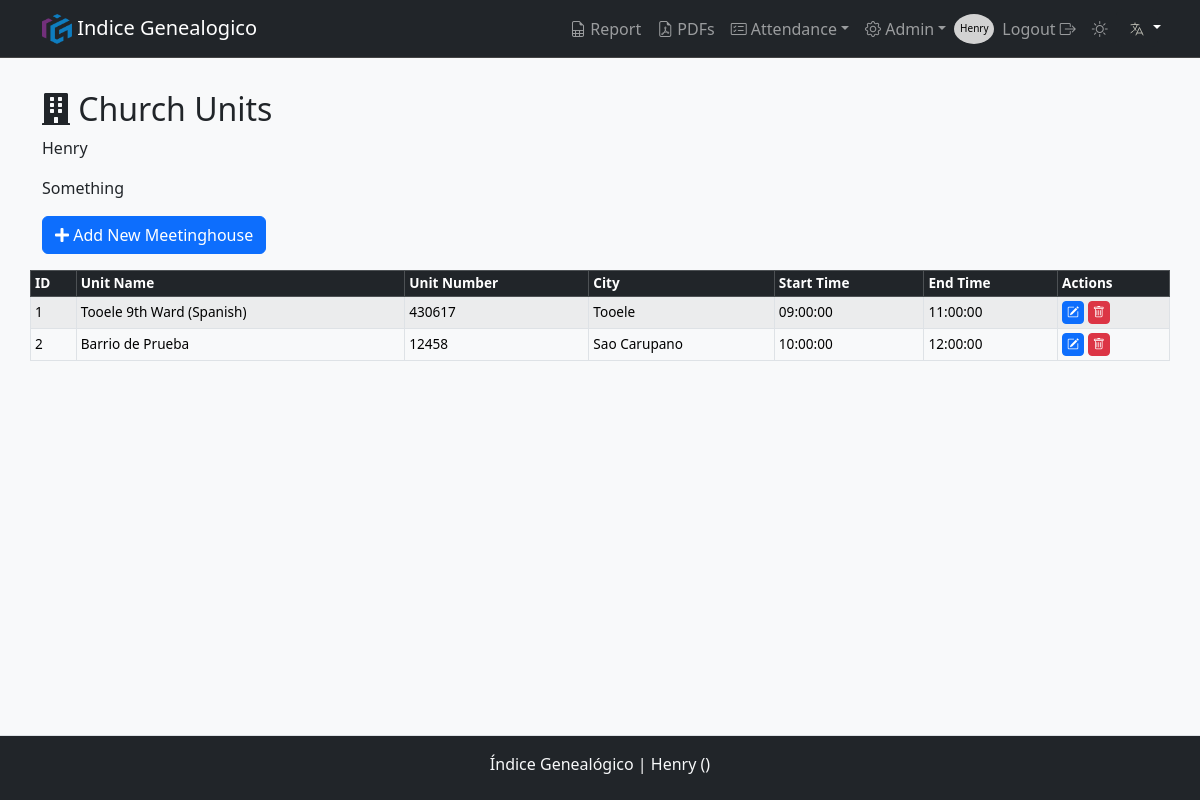
The app's page /meeting_centers/ (signed in) with its own data.
### models.py (models this page shows, shortened)
class User(db.Model, UserMixin):
    __tablename__ = 'users'
    id                = db.Column(db.Integer, primary_key=True)
    username          = db.Column(db.String(80), nullable=False, unique=True)
    email             = db.Column(db.String(120), unique=True)
    name              = db.Column(db.String(20), nullable=False)
    lastname          = db.Column(db.String(20), nullable=False)
    password_hash     = db.Column(db.String(128), nullable=False)
    role              = db.Column(db.String(10), nullable=False, default='User')  # Puede ser 'Owner', 'Admin', 'User'
    is_active         = db.Column(db.Boolean, default=True)
    meeting_center_id = db.Column(db.Integer, db.ForeignKey('meeting_center.id'), nullable=False)  # Clave foránea
    organization_id   = db.Column(db.Integer, db.ForeignKey('organization.id'), nullable=False)  # Clave foránea

class MeetingCenter(db.Model):
    __tablename__ = 'meeting_center'
    id                 = db.Column(db.Integer, primary_key=True)
    unit_number        = db.Column(db.Integer, unique=True, nullable=False)
    name               = db.Column(db.String(50), nullable=False)
    short_name         = db.Column(db.String(20), nullable=False)
    city               = db.Column(db.String(50), nullable=True)
    start_time         = db.Column(db.Time, nullable=True)
    end_time           = db.Column(db.Time, nullable=True)
    is_restricted      = db.Column(db.Boolean, default=False)
    grace_period_hours = db.Column(db.Integer, nullable=True, default=0)
    attendances        = db.relationship('Attendance', backref=db.backref('meeting_center', lazy=True), cascade="all, delete-orphan")
    users              = db.relationship('User',       backref=db.backref('meeting_center', lazy=True), cascade="all, delete-orphan")
    classes            = db.relationship('Classes',    backref=db.backref('meeting_center', lazy=True), cascade="all, delete-orphan")
    def delete(self):
        if self.attendances:
            raise ValueError(_('Cannot delete a church unit with registered attendance.'))
        db.session.delete(self)

### routes.py (the view)
@bp.route('/meeting_centers/', methods=['GET', 'POST'])
@role_required('Owner')
def meeting_centers():
    meeting_centers    = MeetingCenter.query.all()
    main_classes_exist = {mc.id: Classes.query.filter_by(meeting_center_id=mc.id, class_type='Main').count() > 0 for mc in meeting_centers}
    return render_template('meeting_centers.html', meeting_centers=meeting_centers, main_classes_exist=main_classes_exist)

### app.py (called while the page is built)
def get_locale():
    lang = request.args.get('lang')
    if lang and lang in Config.LANGUAGES:
        session['lang'] = lang  # Guarda el idioma en la sesión
        return lang
    if 'lang' in session and session['lang'] in Config.LANGUAGES:
        return session['lang']
    return request.accept_languages.best_match(Config.LANGUAGES)

def create_app():
    app = Flask(__name__)
    app.config.from_object(Config)
    db.init_app(app)
    Migrate(app, db)
    babel = Babel(app, locale_selector=get_locale)
    app.register_blueprint(routes_blueprint)
    @app.context_processor
    def inject_utilities():
        return {
            'get_locale': get_locale,
            'format_datetime': format_datetime,  # Asegura que esté disponible en las plantillas
        }
    return app

### routes.py (called while the page is built)
@bp.before_request
def load_user():
    user_id = session.get('user_id')
    if not user_id:
        user_id = request.cookies.get('remember_me')
    if user_id:
        user = User.query.get(user_id)
        if user:
            g.user                       = user
            session['user_id']           = user.id
            session['user_name']         = user.name
            session['role']              = user.role
            session['meeting_center_id'] = user.meeting_center_id
            session['organization_id']   = user.organization_id
        else:
            g.user = None
    else:
        g.user = None

### utils.py (called while the page is built)
def role_required(*roles):
    def decorator(f):
        @wraps(f)
        def decorated_function(*args, **kwargs):
            if g.user is None:  # Si no está autenticado, lo redirigimos a login
                return redirect(url_for('routes.login', next=request.url))
            user_role = session.get('role')  # Suponiendo que el rol se almacena en la sesión
            if user_role not in roles:
                flash(_('You do not have permission to perform this action.'), 'danger')
                return redirect(url_for('routes.login'))  # O podrías redirigir a otra página
            return f(*args, **kwargs)
        return decorated_function
    return decorator

### templates/meeting_centers.html (shortened to what this page needs)
{% extends "layout.html" %}
{% block pageTitle %}<i class="fa fa-building" aria-hidden="true"></i>  {{_('Church Units')}}{% endblock %}
{% block content %}
    <div class="col-xl-8">
      <p class="mb-3">
        {{ _("Something") }}
      </p>
    </div>
    <div><a class="btn btn-primary" href="{{ url_for('routes.create_meeting_center') }}"><i class="fa fa-plus" aria-hidden="true"></i>  {{_('Add New Meetinghouse')}}</a></div>
    <table class="table table-bordered table-striped table-sm pb-5 mt-3">
      <thead class="table-dark">
        <tr>
          <th scope="col">ID</th>
          <th scope="col">{{ _('Unit Name') }}</th>
          <th scope="col">{{ _('Unit Number') }}</th>
          <th scope="col">{{ _('City') }}</th>
          <th scope="col">{{ _('Start Time') }}</th>
          <th scope="col">{{ _('End Time') }}</th>
          <th scope="col">{{ _('Actions') }}</th>
        </tr>
      </thead>
      <tbody>
        {% for meeting_center in meeting_centers %}
        <tr>
          <td scope="row">{{ meeting_center.id }}</td>
          <td>{{ meeting_center.name }}</td>
          <td>{{ meeting_center.unit_number }}</td>
          <td>{{ meeting_center.city }}</td>
          <td>{{ meeting_center.start_time }}</td>
          <td>{{ meeting_center.end_time }}</td>
          <td>
            {% if session['role'] == 'Owner' %}
              <a type="button" class="btn btn-primary btn-sm" ata-toggle="tooltip" title="{{ _('Edit Unit') }}" href="{{ url_for('routes.update_meeting_center', id=meeting_center.id) }}"><i class="bi bi-pencil-square"></i></a>
              <form id="deleteForm-meeting_center-{{ meeting_center.id }}" action="{{ url_for('routes.delete_meeting_center', id=meeting_center.id) }}" method="post" style="display:inline;">
                <button type="button" class="btn btn-danger btn-sm" data-toggle="tooltip" title="{{ _('Delete Unit') }}" onclick="confirmDelete('meeting_center', {{ meeting_center.id }})">
                  <i class="bi bi-trash"></i>
                </button>
              </form>
            {% endif %}
          </td>
        {% endfor %}
      </tbody>
    </table>
  {% endblock %}

### templates/layout.html (shortened to what this page needs)
<!DOCTYPE html>
<html lang="en">
<head>
    {% include 'partials/head.html' %}
</head>
<body class="{{ 'logged-in' if session['user_id'] else '' }}">
    <header>
        {% include 'partials/navbar.html' %}
    </header>
    <main  class="pb-5">
        <div class="container">
            <div class="row">
                <h2>{% block pageTitle %}{% endblock %}</h2>
                <p class="mb-3">{{ session['meeting_center_name'] if request.endpoint != 'routes.admin' and request.endpoint != 'routes./' else ''}}</p>
                {% block content %} {% endblock %}
            </div>
        </div>
    </main>
    {% if session['user_id'] %}
    <footer>
        {% include 'partials/footer.html' %}
    </footer>
    {% endif %}
</body>
</html>

### templates/partials/navbar.html (shortened to what this page needs)
<nav class="navbar navbar-expand-lg bg-dark border-bottom border-body sticky-top" data-bs-theme="dark">
    <div class="container">
        <a class="navbar-brand" href="#"> <img src="{{ url_for('static', filename='/img/favicon/android-chrome-512x512.png') }}" alt="Logo" width="30" height="30" class="d-inline-block align-text-top"> Indice Genealogico </a>
        <div class="collapse navbar-collapse" id="navbarNav">
            <ul class="navbar-nav">
                {% if session['user_id'] %}
                    {% if session['role'] != 'Operator'%}
                        <li class="nav-item"><a class="nav-link {{ 'active' if request.endpoint == 'routes.attendance_report' else '' }}" href="{{ url_for('routes.attendance_report') }}"><i class="bi bi-file-earmark-spreadsheet"></i> {{ _('Report') }}</a></li>
                        <li class="nav-item"><a class="nav-link {{ 'active' if request.endpoint == 'routes.list_pdfs' else '' }}" href="{{ url_for('routes.list_pdfs') }}"><i class="bi bi-file-earmark-pdf"></i>  PDFs</a></li>
                        <li class="nav-item dropdown">
                            <a class="nav-link dropdown-toggle" href="#" id="navbarDropdown" role="button" data-toggle="dropdown" aria-haspopup="true" aria-expanded="false"><i class="bi bi-card-checklist"></i> {{ _('Attendance') }}</a>
                        </li>
                        {% if session['role'] in ['Owner', 'Admin', 'Super'] %}
                            <li class="nav-item dropdown">
                                <a class="nav-link dropdown-toggle" href="#" id="navbarDropdown" role="button" data-toggle="dropdown" aria-haspopup="true" aria-expanded="false"><i class="bi bi-gear"></i> {{ 'Admin' }}</a>
                                </li>
                        {% endif %}
                    {% endif %}
                    <div class="circle">
                        <a class="nav-link" href="{{ url_for('routes.profile', id=session['user_id']) }}"><p style="color: black; font-size: 10px; display:block; padding-top: 15px;">{{ session['user_name'] }}</p></a>
                    </div>
                    <li class="nav-item"><a class="nav-link" href="{{ url_for('routes.logout') }}"></i>{{ _('Logout') }}  <i class="bi bi-box-arrow-right"></i></a></i></li>
                {% else %}
                    {% if request.endpoint != 'routes.login' %}
                        <li class="nav-item"><a class="nav-link" href="{{ url_for('routes.login') }}"><i class="bi bi-box-arrow-in-right"></i> {{ _('Login') }}</a></li>
                    {% endif %}
                {% endif %}
                <li class="nav-item"><a class="nav-link"  id="themeSwitcher" href=""></a></li>
                <div class="dropdown">
                    <button class="btn btn-dark dropdown-toggle" type="button" id="languageDropdown" data-bs-toggle="dropdown" aria-expanded="false">
                        <img class="langSelector"src="{{ url_for('static', filename='img/flags/lang.svg') }}" alt="{{ get_locale() }}" class="flag-icon">
                    </button>
                </div>
            </ul>
        </div>
    </div>
</nav>

### templates/partials/footer.html (shortened to what this page needs)
<footer class="footer bg-dark text-center text-lg-start fixed-bottom mt-5 border-top py-2 d-none d-sm-block">
    <div class="text-center text-light">
        <p class="text-light pt-2"> Índice Genealógico |
            <span id="meetingCenterInfo">
                {% if session['user_id'] %}
                    {{ session['meeting_center_name'] }} ({{ session['meeting_center_number']}})
                {% else %}
                    Please log in.
                {% endif %}
            </span>
        </p>
    </div>
</footer>

### static/css/styles.css (style rules this page uses)
body { display: flex; min-height: 100vh; flex-direction: column; }
main { flex: 1; }
.navbar-collapse { -ms-flex-positive: 0; flex-grow: 0; }
.circle { border-radius: 50%; width: 40px; height: 30px; background-color: #d2d2d2; color: black; display: flex; justify-content: center; align-items: center; margin-top: 5px; }
[data-bs-theme="light"] { --bs-body-bg: #f8f9fa; --bs-body-color: #212529; --bs-link-color: #0d6efd; --bs-border-color: #dee2e6; --bs-btn-bg: #e9ecef; --bs-btn-hover-bg: #d6d8db; }
[data-bs-theme="dark"] { --bs-body-bg: #121212; --bs-body-color: #e9ecef; --bs-link-color: #66b2ff; --bs-border-color: #444; }
td button[type="button"], td a[type="button"] { padding: 4px; font-size: 0.75rem; line-height: 1; }
td button[type="button"] i, td a[type="button"] i { font-size: 0.75rem; padding: 0; line-height: 1; vertical-align: middle; }
table { font-size: 0.85rem; }
table th, table td { padding: 4px 8px; line-height: 1.2; vertical-align: middle; }
table th { font-weight: 600; }
.langSelector { color: #b5b5ac; }

### records on screen
User: user_name "Henry", name "Henry", meeting_center_name "Henry"
MeetingCenter: id "1", name "Tooele 9th Ward (Spanish)", unit_number "430617", city "Tooele", start_time "09:00:00", end_time "11:00:00"
MeetingCenter: id "2", name "Barrio de Prueba", unit_number "12458", city "Sao Carupano", start_time "10:00:00", end_time "12:00:00"

### other values on screen
{{ 'Admin' }} "Admin"
